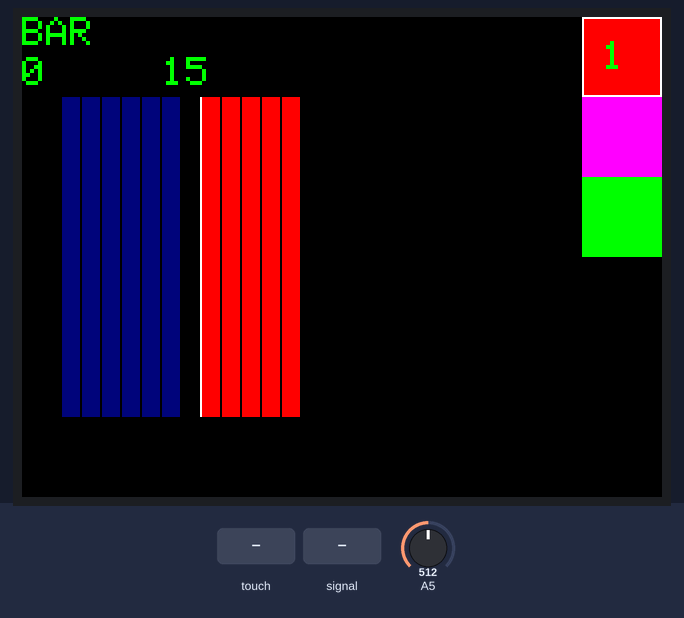
Bench run of a sketch on a simulated Arduino Uno, built with avr-gcc and run on an emulated ATmega328P. Shown: 320×240 colour display. The inputs (shaded band) are chosen by the test bench; at power-on: A5 = 512. What the sketch prints to the serial monitor is not drawn.

Above: at 1.4 s.
1.5 s: touch panel pressed at 38 % / 90 % of its raw x / y range
At 2.04 s:
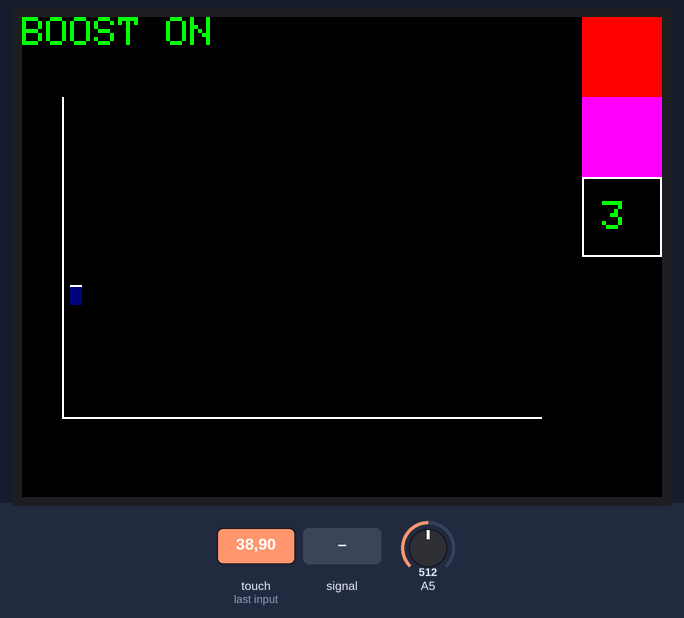
4.0 s: touch panel pressed at 13 % / 90 % of its raw x / y range
At 5.1 s:
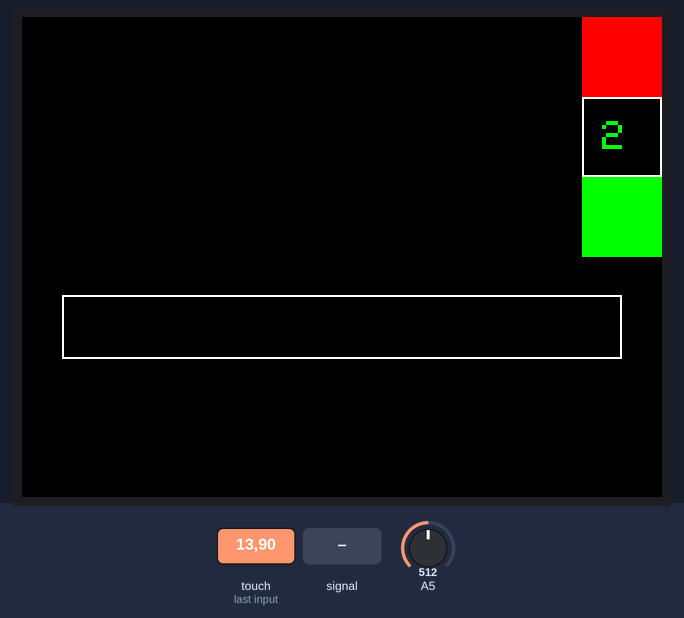
5.7 s: A5 fed a 200 Hz sine of ±460 counts around its level
At 5.9 s:
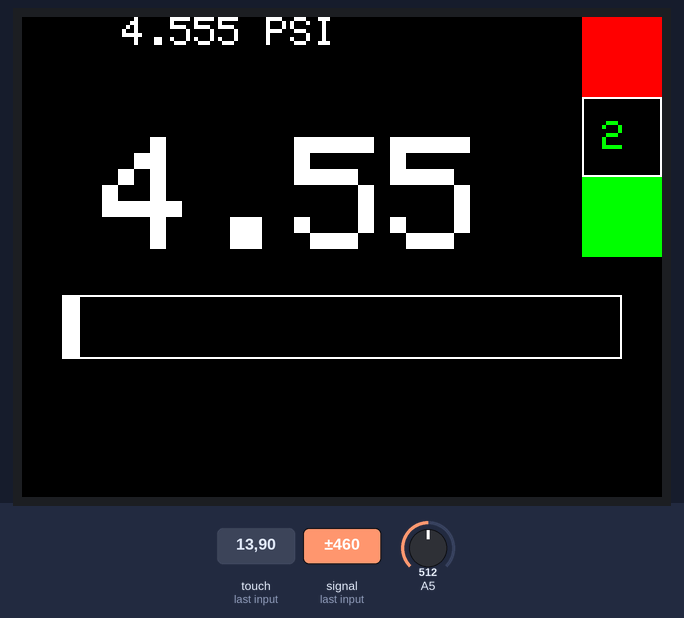
7.9 s: A5 set to 378
At 9.3 s:
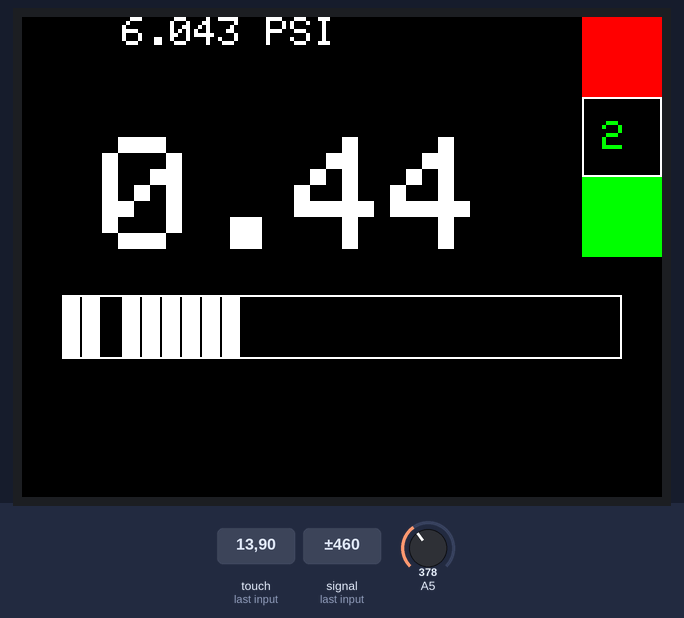
9.6 s: A5 set to 351
At 10.1 s:
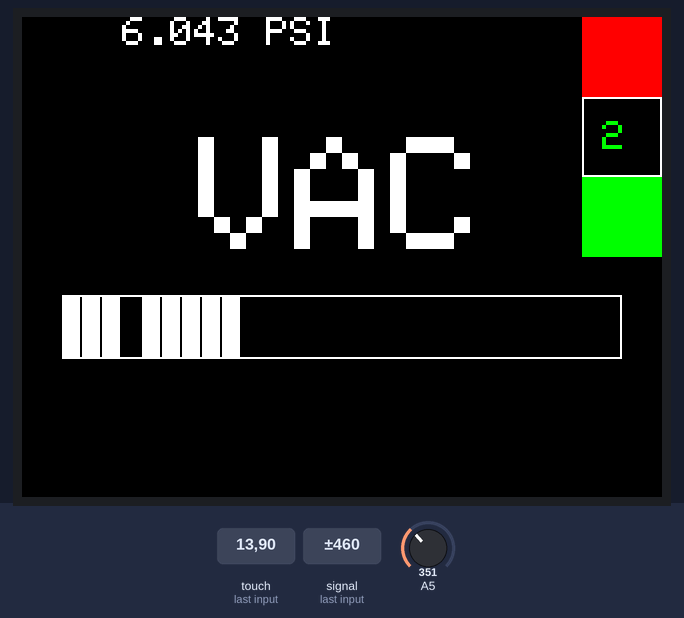
11.1 s: A5 fed a 2 Hz sine of ±306 counts around its level
At 11.92 s:
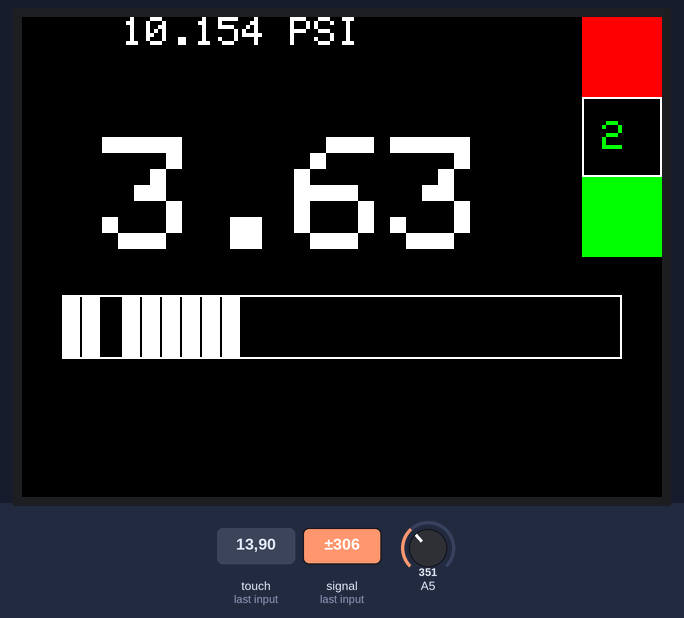
Timing chart, 0 to 13.6 s (numbered marks = the images above; inputs shaded):
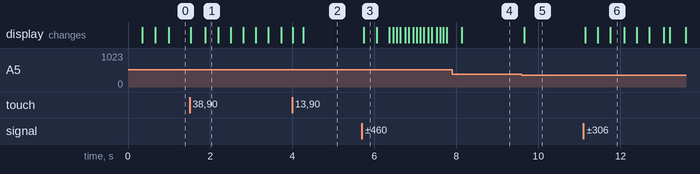

Measured:
- the behaviour switches between 366 and 365 on A5 (found by bisection; images 4 and 5)
- after the input at 1.5 s, the display: first changes at once (image 1 shows a later state)
- after the input at 4.0 s, the display: first changes at once (image 2 shows a later state)
- after the input at 5.7 s, the display: changes after 0.05 s (image 3)
- after the input at 9.6 s, the display: changes after 0.05 s (image 5)
- after the input at 11.1 s, the display: first changes at once (image 6 shows a later state)

The sketch:

BoostGauge.ino
```cpp
#include <Elegoo_GFX.h>    // Core graphics library
#include <Elegoo_TFTLCD.h> // Hardware-specific library
#include <TouchScreen.h>

#if defined(__SAM3X8E__)
#undef __FlashStringHelper::F(string_literal)
#define F(string_literal) string_literal
#endif

#define YP A3  // must be an analog pin, use "An" notation!
#define XM A2  // must be an analog pin, use "An" notation!
#define YM 9   // can be a digital pin
#define XP 8   // can be a digital pin

//Touch For New ILI9341 TP
#define TS_MINX 120
#define TS_MAXX 900

#define TS_MINY 70
#define TS_MAXY 920

TouchScreen ts = TouchScreen(XP, YP, XM, YM, 300);

#define LCD_CS A3 // Chip Select goes to Analog 3
#define LCD_CD A2 // Command/Data goes to Analog 2
#define LCD_WR A1 // LCD Write goes to Analog 1
#define LCD_RD A0 // LCD Read goes to Analog 0
#define LCD_RESET A4 // Can alternately just connect to Arduino's reset pin

#define	BLACK   0x0000
#define	BLUE    0x002F
#define	RED     0xF800
#define	GREEN   0x07E0
#define CYAN    0x07FF
#define MAGENTA 0xF81F
#define YELLOW  0xFFE0
#define WHITE   0xFFFF

Elegoo_TFTLCD tft(LCD_CS, LCD_CD, LCD_WR, LCD_RD, LCD_RESET);

#define BOXSIZE 40
#define PENRDIUS 3
int oldcolor, currentcolor = RED;
int screen = 0;
int graphcount = 0;
int barcount = 0;
int newBar = 0;
int lastBar = 0;
int lastPSI = 0;
int PSI = 0;
int currentbar = 7;
int difference = 0;
float atmpsi = 14.4;
boolean inited = false;

void setup(void) {

  int mapSen = analogRead(A5);
  float atmpsi = ((((float)mapSen / (float)1023 + 0.04) / .004) * .145);

  Serial.begin(9600);
  Serial.println(F("TFT LCD test"));

#ifdef USE_Elegoo_SHIELD_PINOUT
  Serial.println(F("Using Elegoo 2.4\" TFT Arduino Shield Pinout"));
#else
  Serial.println(F("Using Elegoo 2.4\" TFT Breakout Board Pinout"));
#endif

  Serial.print("TFT size is "); Serial.print(tft.width()); Serial.print("x"); Serial.println(tft.height());

  tft.reset();

  uint16_t identifier = tft.readID();
  identifier = 0x9341;
  Serial.println(F("Found 0x9341 LCD driver"));

  tft.begin(identifier);
  tft.setRotation(3);
  tft.fillScreen(BLACK);

  tft.fillRect(280, 0, BOXSIZE, BOXSIZE, RED);
  tft.fillRect(280, BOXSIZE, BOXSIZE, BOXSIZE, MAGENTA);
  tft.fillRect(280, BOXSIZE * 2, BOXSIZE, BOXSIZE, GREEN);
  tft.drawRect(280, 0, BOXSIZE, BOXSIZE, WHITE);
  currentcolor = RED;

  pinMode(13, OUTPUT);

}

#define MINPRESSURE 10
#define MAXPRESSURE 1000


void loop()
{
  digitalWrite(13, HIGH);
  TSPoint p = ts.getPoint();
  digitalWrite(13, LOW);

  pinMode(XM, OUTPUT);
  pinMode(YP, OUTPUT);

  if (p.z > MINPRESSURE && p.z < MAXPRESSURE) {}

  p.x = map(p.x, TS_MINX, TS_MAXX, tft.width(), 0);
  p.y = (tft.height() - map(p.y, TS_MINY, TS_MAXY, tft.height(), 0));

  if (p.y > 210) {
    oldcolor = currentcolor;

    if (p.x > 280) {
      tft.fillScreen(BLACK);
      Screen1();
      screen = 1;
    } else if (p.x > 210) {
      tft.fillScreen(BLACK);
      Screen2();
      screen = 2;
    } else if (p.x > 140) {
      tft.fillScreen(BLACK);
      Screen3();
      screen = 3;
    }

    if (oldcolor != currentcolor) {
      if (oldcolor == RED) tft.fillRect(280, 0, BOXSIZE, BOXSIZE, RED);
      if (oldcolor == MAGENTA) tft.fillRect(280, 40, BOXSIZE, BOXSIZE, MAGENTA);
      if (oldcolor == GREEN) tft.fillRect(280, 80, BOXSIZE, BOXSIZE, GREEN);
    }
  }

  int mapSen = analogRead(A5);
  float boost = ((((float)mapSen / (float)1023 + 0.04) / .004) * .145) - atmpsi;
  tft.setTextColor(GREEN);
  tft.setTextSize(2);

  if (currentcolor == GREEN) {

    tft.setTextColor(GREEN);
    tft.setTextSize(2);
    tft.fillRect(210, 0, 40, 20, BLACK);
    tft.print(" ON");
    tft.setCursor(290, 92); tft.print("3");
    Screen3();
  }

  if (currentcolor == RED) {
    tft.setTextColor(GREEN);
    tft.setTextSize(2);
    tft.fillRect(210, 0, 40, 20, BLACK);
    tft.setCursor(290, 12); tft.print("1");
    Screen1();
  }

  if (currentcolor == MAGENTA) {
    tft.setTextColor(GREEN);
    tft.setTextSize(2);
    tft.fillRect(210, 0, 40, 20, BLACK);
    tft.setCursor(290, 52); tft.print("2");
    Screen2();
  }
}

//END OF VOID LOOP

void Screen1() {
  currentcolor = RED;
  tft.drawRect(280, 0, BOXSIZE, BOXSIZE, WHITE);
  tft.fillRect(280, 40, BOXSIZE, BOXSIZE, MAGENTA);
  tft.fillRect(280, 80, BOXSIZE, BOXSIZE, GREEN);
  BarGraph();
  BoostBar();
}

void Screen2() {
  currentcolor = MAGENTA;
  tft.fillRect(280, 0, BOXSIZE, BOXSIZE, RED);
  tft.drawRect(280, 40, BOXSIZE, BOXSIZE, WHITE);
  tft.fillRect(280, 80, BOXSIZE, BOXSIZE, GREEN);
  tft.drawRect(20, 139, 280, 32, WHITE);
  BoostGFX();
}

void Screen3() {
  currentcolor = GREEN;
  tft.fillRect(280, 0, BOXSIZE, BOXSIZE, RED);
  tft.fillRect(280, 40, BOXSIZE, BOXSIZE, MAGENTA);
  tft.drawRect(280, 80, BOXSIZE, BOXSIZE, WHITE);
  Graph();
  Boostgraph();
}

void Graph() {
  tft.drawFastVLine(20, 40, 160, WHITE); //Origin is at (20,200) Address at 21, 201
  tft.drawFastHLine(20, 200, 240, WHITE); //bottom
  //tft.drawFastHLine(20, 120, 240, WHITE); //middle
  tft.setTextColor(GREEN); tft.setTextSize(2);
  tft.setCursor(0, 0); tft.print("BOOST");
}

void BarGraph() {
  tft.drawFastVLine(89, 40, 160, WHITE);
  //tft.drawFastHLine(20, 120, 240, WHITE); //middle
  tft.setTextColor(GREEN); tft.setTextSize(2);
  tft.setCursor(0, 0); tft.print("BAR");
}

void Sinewave() {
  int count;
  float i = 0.0;
  for (i = 0.0; i < 24.0; i = i + (0.1)) {
    count = count + 1;
    delay(1);
    tft.drawFastHLine(20 + count, 120 + (80 * sin(i)), 1, BLUE);
    tft.drawFastHLine(20 + count - 1, 120, 1, WHITE);
    tft.fillRect(21 + count, 40, 15, 160, BLACK);
  }
}

void Boostgraph() {  //option 3

  long mapSen = analogRead(A5);
  for (byte b = 0; b < 150; b++) {
    mapSen += analogRead(A5);
  }
  long mapAvg = int(mapSen / 150);
  float boost = ((((float)mapAvg / (float)1024 + 0.04) / .004) * .145) - atmpsi;
  graphcount = graphcount + 1;
  if (graphcount == 240) {
    graphcount = 0;
  }
  tft.fillRect(21 + graphcount, 40, 12, 160, BLACK);
  tft.drawFastVLine(21 + graphcount, 150 + (boost * -3), 10, BLUE);
  tft.drawFastHLine(21 + graphcount, 150 + (boost * -3), 1, WHITE);
}

void BoostBar() {  //option 1

  long mapSen = 0;
  static int oldPSI;
  for (byte b = 0; b < 250; b++) {
    mapSen += analogRead(A5);
  }
  long mapAvg = mapSen / 250;
  int PSI = map(mapAvg, 0, 1024, 0, 31);
  int difference = PSI - currentbar;

  tft.fillRect(0, 20, 100, 20, BLACK);
  tft.setCursor(0, 20);
  tft.print(difference);
  tft.setCursor(70, 20);
  tft.print(PSI);

  if (PSI != currentbar) {
    int diff = abs(oldPSI - PSI);
    if (diff > 1) {
      if (PSI > oldPSI)
        PSI = oldPSI + 1;
      else
        PSI = oldPSI - 1;
    }
    drawBar(PSI);
    oldPSI = PSI;
  }
}

void drawBar (unsigned int PSI) {
  if (PSI <= 4) {
    PSI = 4;
  }
  if (PSI >= 11) { //Boost Draw
    tft.fillRect(90 + ((PSI - 11) * 10), 40, 9, 160, RED);
    tft.fillRect(80, 40, 9, 160, BLACK);
  }
  if ((PSI >= 11) && (difference <= -1)) { //Boost erase
    tft.fillRect(90 + ((PSI - 10) * 10), 40, 9, 160, BLACK);
  }
  if (PSI < 11) { //Vac draw
    tft.fillRect(90 - ((11 - PSI) * 10), 40, 9, 160, BLUE);
    tft.fillRect(90, 40, 9, 160, BLACK);
  }
  if ((PSI < 11) && (difference >= 1)) { //Vac erase
    tft.fillRect(80 - ((11 - PSI) * 10), 40, 9, 160, BLACK);
  }
  currentbar = PSI;
}

void BoostGFX() {  //option 2
  long mapSen = 0;
  static int oldPSI;
  for (byte b = 0; b < 250; b++) {
    mapSen += analogRead(A5);
  }
  long mapAvg = mapSen / 250;
  int PSI = map(mapAvg, 0, 1024, 0, 31);
  static float peakPSI;
  int difference = PSI - currentbar;

  if (PSI != currentbar) {
    int diff = abs(oldPSI - PSI);
    if (diff > 1) {
      if (PSI > oldPSI)
        PSI = oldPSI + 1;
      else
        PSI = oldPSI - 1;
    }
    drawBarGFX(PSI);
    oldPSI = PSI;
    tft.fillRect(40, 60, 232, 56, BLACK);
    tft.setTextColor(WHITE); tft.setTextSize(8);
    if (PSI > 17) {
      //tft.setTextColor(RED);
    }
    float boost = ((((float)mapAvg / (float)1023 + 0.04) / .004) * .145) - atmpsi;
    tft.setCursor(40, 60);
    if (boost < 0) {
      tft.print(" VAC");
    }
    if (boost >= 0) {
      tft.print(boost);
    }
    if (boost > peakPSI){
      peakPSI = boost;
      tft.setCursor(50,0);
      tft.fillRect(50,0,120,20,BLACK);
      tft.setTextSize(2);
      tft.print(peakPSI,3);tft.print(" PSI");
    }
  }
}

void drawBarGFX (int PSI) { // white bar graph
  if (PSI <= 8) {
    PSI = 8;
  }
  if (PSI >= 11) {
    tft.fillRect(50 + ((PSI - 11) * 10), 140, 9, 30, WHITE);
    tft.fillRect(40, 140, 9, 30, BLACK);
  }
  if ((PSI >= 11) && (difference <= -1)) {
    tft.fillRect(50 + ((PSI - 10) * 10), 140, 9, 30, BLACK);
  }
  if (PSI < 11) {
    tft.fillRect(50 - ((11 - PSI) * 10), 140, 9, 30, WHITE);
    tft.fillRect(50, 140, 9, 30, BLACK);
  }
  if ((PSI < 11) && (difference >= 1)) {
    tft.fillRect(40 - ((11 - PSI) * 10), 140, 9, 30, BLACK);
  }
  currentbar = PSI;
}
```
